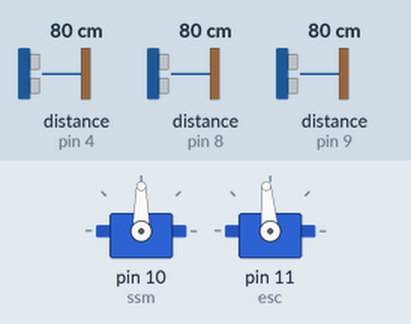
Simulated run of this sketch. Board: Arduino Uno, built with avr-gcc and run on an emulated ATmega328P. Parts: 2 × servo. Wiring (inferred from the names in the program): 3 × ultrasonic range finder: trigger pin 5, echo pin 4 / trigger pin 6, echo pin 9 / trigger pin 7, echo pin 8. The test bench sets the inputs (shaded band); at power-on: distance to the obstacle (sensors on pin 4, pin 8, pin 9) 80 cm. The echo pulse lasts 58.3 µs per cm; what the sketch prints to the serial monitor is not drawn.

Above: at 1.79 s.
1.8 s: distance to the obstacle (sensor on pin 4) set to 39 cm
3.4 s: distance to the obstacle (sensor on pin 4) set to 31 cm
At 3.62 s:
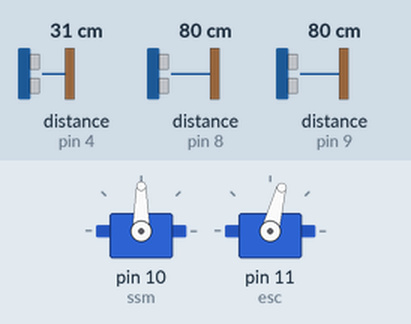
6.4 s: distance to the obstacle (sensor on pin 8) set to 2 cm
At 6.41 s:
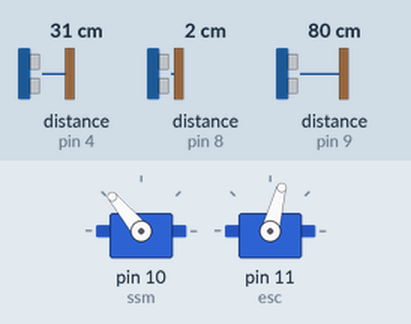
9.4 s: distance to the obstacle (sensor on pin 9) set to 19 cm
At 9.52 s:
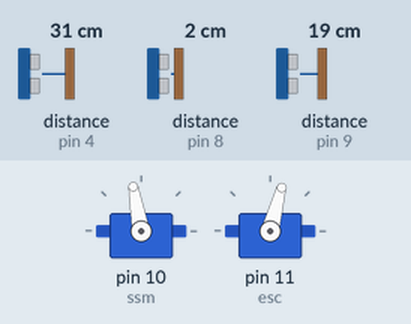
12.4 s: distance to the obstacle (sensor on pin 9) set to 17 cm
At 12.54 s:
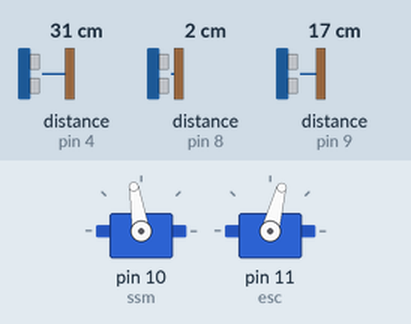
15.4 s: distance to the obstacle (sensor on pin 8) set to 73 cm
At 15.57 s:
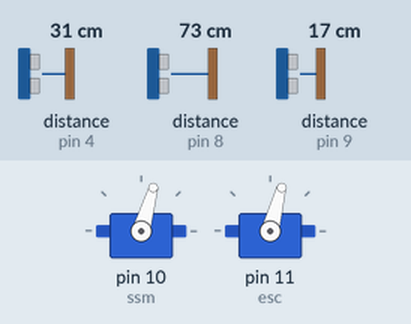
Timing chart, 0 to 19.4 s (numbered marks = the images above; inputs shaded):
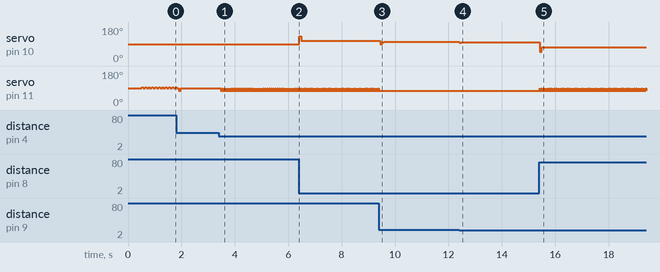

The sketch:

ADAS_project.ino
```cpp
#include <Servo.h> //define the servo library
Servo ssm; //create an instance of the servo object called ssm
Servo esc; //create an instance of the servo object called esc
int steering = 90, throttle = 90; //defining global variables to use later

//////////////*******steering control**********/////////////////
//int StrD = 0;

float distance1, distance2, duration1, duration2, z, sides;
const float echo1 = 8;
const float trig1 = 7;
const float echo2 = 9;
const float trig2 = 6;
float Steervalue;

int thr;

#define kp 0.8
#define ki 0.0001
#define kd 2

float priError = 0;
float toError = 0;
//////////////*******steering control end**********/////////////////

//////////////*******throttle control**********/////////////////
int setP = 35;

float distance, duration;
const float echo = 4;
const float trig = 5;


#define kpt 1.2
#define kit 0
#define kdt 6

float preE = 0;
float toE = 0;
//////////////*******throttle control end**********/////////////////

void setup() {
  Serial.begin(115200); //start serial connection. Uncomment for PC
  ssm.attach(10);    //define that ssm is connected at pin 10
  esc.attach(11);     //define that esc is connected at pin 11
  //////////////////*************////////////////Steering start
  pinMode(echo1, INPUT);
  pinMode(trig1, OUTPUT);
  pinMode(echo2, INPUT);
  pinMode(trig2, OUTPUT);
  /////////////////**************////////////////Steering end
  pinMode(echo, INPUT);
  pinMode(trig, OUTPUT);
  setVehicle(90, 90);
  delay(500);
  ////////////////////////////////throttle end
}

////*************************************************Setup end****************************************************//


void loop() {
  PID();   //Steering PID
  PIDt();  //Throttle PID

  if (thr > 90) {
    setVehicle(Steervalue, 95);
    delay(50);
    setVehicle(Steervalue, 90);
    delayMicroseconds(10);
  }
  else if (thr == 90) {
    setVehicle(Steervalue, 90);
  }
  else setVehicle(Steervalue, 75);
  // delay(max(abs(thr - 90) * 10, 40));
  delay(60);
  setVehicle(Steervalue, 90);
  delayMicroseconds(10);
  Serial.print(Steervalue);
  Serial.print("\t");

}

//////Steering side sensor reading/////////////////
float d_left() {
  digitalWrite(trig1, LOW);
  //digitalWrite(light, LOW);
  delayMicroseconds(2);
  digitalWrite(trig1, HIGH);
  delayMicroseconds(8);
  digitalWrite(trig1, LOW);
  duration1 = pulseIn(echo1, HIGH, 10000);
  if (duration1 != 0)
    distance1 = ((0.176291554 * duration1) - 12.52197797) / 10;
  else return 1000;
  return distance1;
}
float d_right() {
  digitalWrite(trig2, LOW);
  //digitalWrite(light, LOW);
  delayMicroseconds(2);
  digitalWrite(trig2, HIGH);
  delayMicroseconds(8);
  digitalWrite(trig2, LOW);
  duration2 = pulseIn(echo2, HIGH, 10000);
  if (duration2 != 0)
    distance2 = ((0.176291554 * duration2) - 12.52197797) / 10;
  else return 1000;
  return distance2;
}

//////Throttle front sensor reading/////////////////
float dist() {
  digitalWrite(trig, LOW);
  delayMicroseconds(2);
  digitalWrite(trig, HIGH);
  delayMicroseconds(8);
  digitalWrite(trig, LOW);
  duration = pulseIn(echo, HIGH);
  distance = (duration * 0.03435) / 2;
  //  delay(10);
  return distance;
}
/////////////Actual distance calc for steering//////
float dis() {
  float dl = d_left();
  float dr = d_right();
  if (dl != 1000 and dr != 1000)
    return max(min(dr - dl, 25), -25);
  else if (dl == 1000 and dr == 1000)
    return 0;
  else if (dl != 1000)
    return max(25 - dl, 0);
  else return -max(25 - dr, 0);
}


//float side() {
//  float dl = d_left();
//  float dr = d_right();
//  if (dl > dr)
//    return -1;
//  else return 1;
//}
////////////////////////end////////


/////////////////////PID for throttle/////////////////
#define minthrottle 77
void PIDt() {

  float Errort = setP - dist();
  float Pvalue = Errort * kpt;
  float Ivalue = toE * kit;
  float Dvalue = (Errort - preE) * kdt;

  float PIDtvalue = Pvalue + Ivalue + Dvalue;
  preE = Errort;
  toE += Errort;
  //  Serial.println(PIDtvalue);
  int Trotvalue = (int)PIDtvalue;
  if (Trotvalue >= 0)
    thr = map(Trotvalue, 0, 10, 90, minthrottle);
  else thr = map(Trotvalue, 0, -200, 90, 95);

  thr = max(min(thr, 95), minthrottle);
  //  setVehicle(90, thr);
  //  delay(40);
  //  setVehicle(90, 90);
  //  delay(10);
  //Serial.println(thr);
}


////////////////////PID for Steering////////////
void PID() {
  //  float error = StrD - (dis() * side());
  float error = dis();
  float Pvalue = error * kp;
  float Ivalue = toError * ki;
  float Dvalue = (error - priError) * kd;

  float PIDvalue = Pvalue + Ivalue + Dvalue;
  toError = priError;
  priError = error;
  Steervalue = max(min(PIDvalue * 5, 250), -250);

  Steervalue = map(Steervalue, -250, 250, 50, 130);

  //  Serial.print(side());
  //  Serial.print("\t\t");
  //  Serial.print(dis());
  //  Serial.print("\t\t");
  //  Serial.print(d_left());
  //  Serial.print("\t\t");
  //  Serial.print(d_right());
  //  Serial.print("\t\t");
  //  Serial.print(error);
  //  Serial.print("\t\t");
  //  Serial.print(Steervalue);
  //  Serial.println();
  //  setVehicle(Steervalue, 95);
  //  delay(50);
  //  setVehicle(Steervalue, 90);
  //  delay(25);
  //  Serial.print(Steervalue);
  //  Serial.print("\t\t");
  //  Serial.print(dis());
  //  Serial.println();
}

///////////////////////////////end//////////////////////////////////////
//********************** Vehicle Control **********************//
//***************** Do not change below part *****************//
void setVehicle(int s, int v)
{
  s = min(max(0, s), 180); //saturate steering command
  v = min(max(70, v), 110); //saturate velocity command
  ssm.write(s); //write steering value to steering servo
  esc.write(v); //write velocity value to the ESC unit
}
//***************** Control end *****************//
```

Measured:
- the behaviour switches between 35 and 34 cm on distance to the obstacle (sensor on pin 4) (found by bisection; images 0 and 1)
- after the input at 3.4 s, servo on pin 11 (esc): alternates 90° for 0.01 s and 75° for 0.06 s, starting after 0.07 s
- after the input at 6.4 s, servo on pin 10 (ssm): 90° → 130° at once, → 106° 0.07 s later
- after the input at 9.4 s, servo on pin 10 (ssm): 106° → 89° after 0.05 s, → 100° 0.07 s later, → 101° 0.07 s later; servo on pin 11 (esc): stops changing and stays 75°
- after the input at 12.4 s, servo on pin 10 (ssm): 101° → 96° at once, then repeats every 0.33 s: 98° 0.07 s, 99° 0.13 s, 100° 0.07 s, 99° 0.07 s
- after the input at 15.4 s, servo on pin 11 (esc): alternates 90° for 0.01 s and 75° for 0.06 s, starting at once
